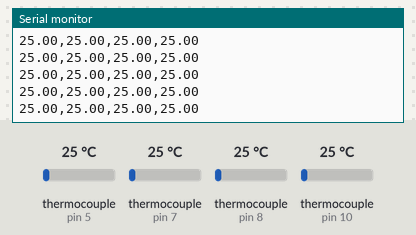
Simulated run of this sketch. Board: Arduino Uno, built with avr-gcc and run on an emulated ATmega328P. On the bench: the last lines printed to the serial monitor. Inputs (shaded band) come from the test bench; at power-on: thermocouple (sensors on pin 5, pin 7, pin 8, pin 10) 25 °C.

Above: at 2.2 s.
2.3 s: thermocouple (sensor on pin 5) set to 6 °C
At 2.37 s:
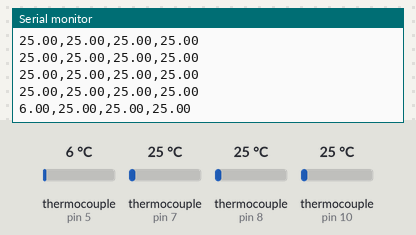
3.8 s: thermocouple (sensor on pin 7) set to 6 °C
At 3.84 s:
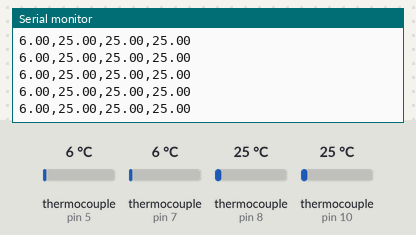
5.3 s: thermocouple (sensor on pin 8) set to 6 °C
At 5.31 s:
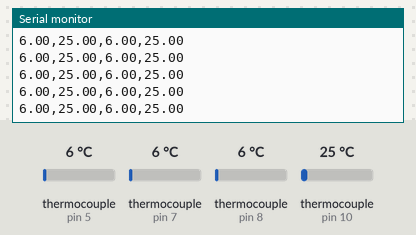
6.8 s: thermocouple (sensor on pin 10) set to 6 °C
At 6.89 s:
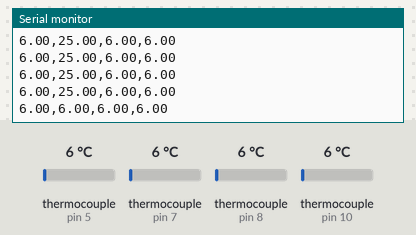
8.3 s: thermocouple (sensor on pin 5) set to 75 °C
At 8.36 s:
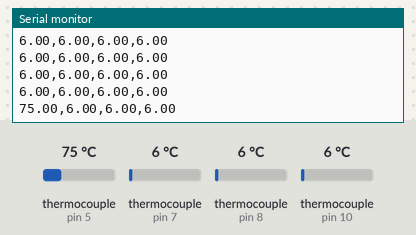
11.3 s: thermocouple (sensor on pin 7) set to 75 °C
At 11.3 s:
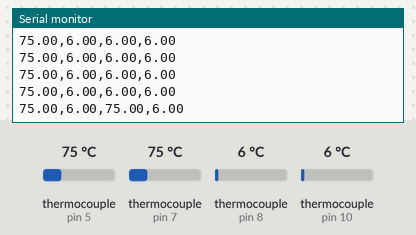
Timing chart, 0 to 13.8 s (numbered marks = the images above; inputs shaded):
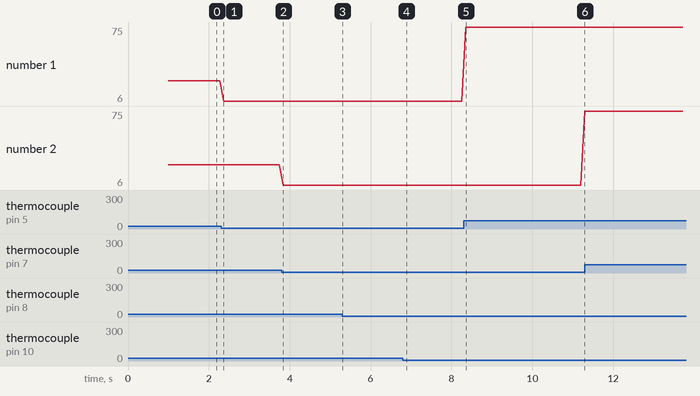

Measured:
- after the input at 2.3 s, the serial monitor: prints a new line after 0.07 s (image 1)
- after the input at 6.8 s, the serial monitor: prints a new line after 0.09 s (image 4)
- after the input at 8.3 s, the serial monitor: prints a new line after 0.06 s (image 5)
- plotted number 1: 25 → 6 after the input at 2.3 s, 6 → 75 after the input at 8.3 s
- plotted number 2: 6 → 75 after the input at 8.3 s

The sketch:

max6675_quadrature_thermocouple.ino
```cpp
// this example is public domain. enjoy!
// www.ladyada.net/learn/sensors/thermocouple

#include "max6675.h"

int gndPin = 2;
int vccPin = 3;
int thermoCLK = 4;
int thermoCS1 = 5;
int thermoDO = 6;

int thermoCS2 = 10;
int thermoCS3 = 7;
int thermoCS4 = 8;

MAX6675 thermocouple1(thermoCLK, thermoCS1, thermoDO);
MAX6675 thermocouple2(thermoCLK, thermoCS2, thermoDO);
MAX6675 thermocouple3(thermoCLK, thermoCS3, thermoDO);
MAX6675 thermocouple4(thermoCLK, thermoCS4, thermoDO);


void setup() {
  Serial.begin(115200);
  // use Arduino pins
  pinMode(vccPin, OUTPUT); digitalWrite(vccPin, HIGH);
  pinMode(gndPin, OUTPUT); digitalWrite(gndPin, LOW);
  delay(500);

  //Serial.println("MAX6675 test");
  // wait for MAX chip to stabilize
  delay(500);
}

void loop() {
  // basic readout test, just print the current temp

   Serial.print(thermocouple1.readCelsius());

   Serial.print(",");
   Serial.print(thermocouple2.readCelsius());

   Serial.print(",");
   Serial.print(thermocouple3.readCelsius());

   Serial.print(",");
   Serial.println(thermocouple4.readCelsius());

   delay(101);

}
```
